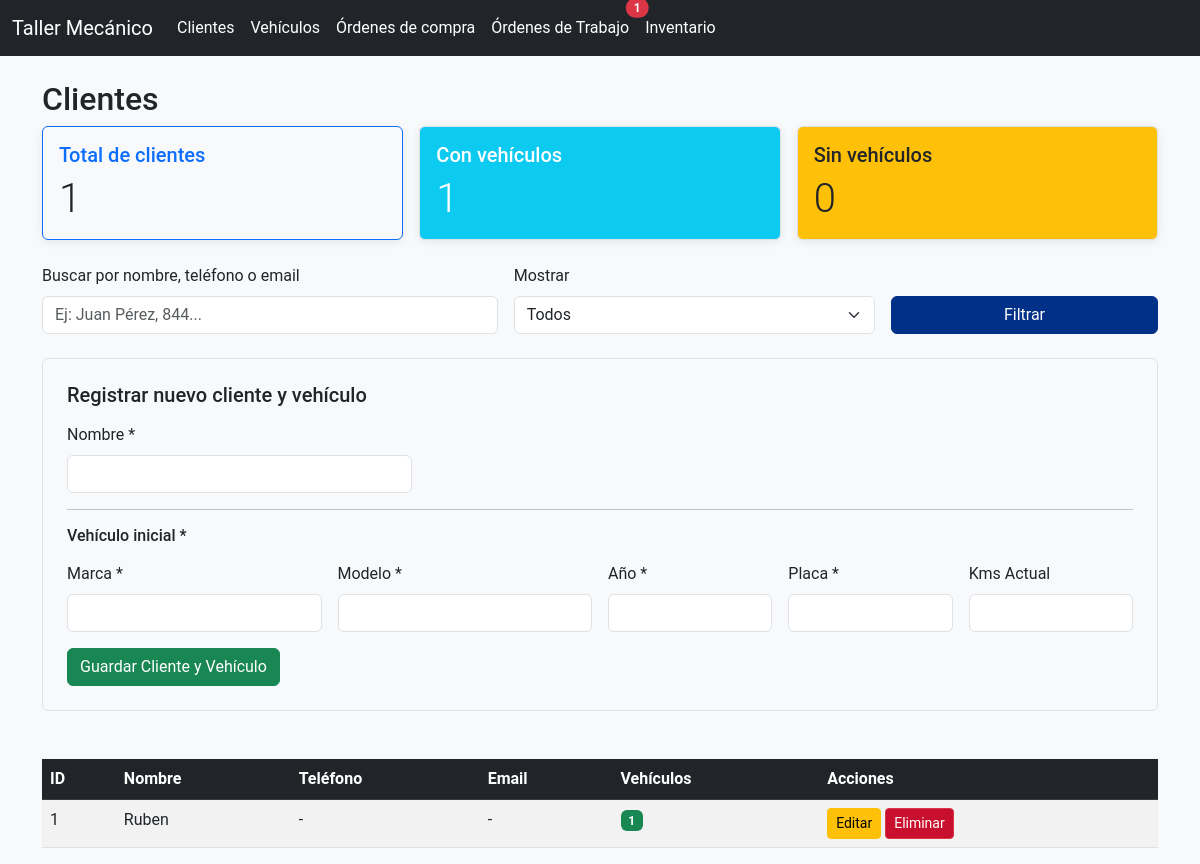
Screenshot of /clientes with the database file from the repository.
### models.py (models this page shows)
class Cliente(db.Model):
    id = db.Column(db.Integer, primary_key=True)
    nombre = db.Column(db.String(100), nullable=False)
    telefono = db.Column(db.String(20))
    email = db.Column(db.String(100))
    vehiculos = db.relationship('Vehiculo', backref='cliente', lazy=True)

### app.py (the view, shortened to what this page needs)
@app.route('/clientes', methods=['GET', 'POST'])
def clientes():
    page = request.args.get('page', 1, type=int)
    busqueda = request.args.get('busqueda', '').strip()
    filtro_vehiculos = request.args.get('filtro_vehiculos', 'todos')  # todos, con_vehiculos, sin_vehiculos
    query = Cliente.query
    if filtro_vehiculos == 'con_vehiculos':
        query = query.join(Vehiculo, isouter=True).group_by(Cliente.id).having(db.func.count(Vehiculo.id) > 0)
    elif filtro_vehiculos == 'sin_vehiculos':
        query = query.outerjoin(Vehiculo).group_by(Cliente.id).having(db.func.count(Vehiculo.id) == 0)
    query = query.order_by(Cliente.nombre.asc())
    paginacion = query.paginate(page=page, per_page=20, error_out=False)
    clientes_lista = paginacion.items
    total_clientes = Cliente.query.count()
    con_vehiculos = Cliente.query.join(Vehiculo).distinct().count()
    sin_vehiculos = total_clientes - con_vehiculos
    return render_template('clientes.html',
                           clientes=clientes_lista,
                           paginacion=paginacion,
                           busqueda=busqueda,
                           filtro_vehiculos=filtro_vehiculos,
                           total_clientes=total_clientes,
                           con_vehiculos=con_vehiculos,
                           sin_vehiculos=sin_vehiculos)

### app.py (called while the page is built)
def get_dashboard_counts():
    from models import OrdenTrabajo, Inventario
    pendientes = OrdenTrabajo.query.filter_by(estado='Pendiente').count()
    en_progreso = OrdenTrabajo.query.filter_by(estado='En progreso').count()
    critico_stock = Inventario.query.filter(Inventario.cantidad <= 5).count()
    return {
        'pendientes': pendientes,
        'en_progreso': en_progreso,
        'critico_stock': critico_stock
    }

@app.context_processor
def inject_dashboard_counts():
    return dict(dashboard_counts=get_dashboard_counts())

### templates/clientes.html (shortened to what this page needs)
{% extends 'base.html' %}
{% block content %}
<h2>Clientes</h2>
<div class="row mb-4 g-3">
    <div class="col-md-4">
        <div class="card bg-light border-primary">
            <div class="card-body">
                <h5 class="card-title text-primary">Total de clientes</h5>
                <p class="card-text display-6">{{ total_clientes }}</p>
            </div>
        </div>
    </div>
    <div class="col-md-4">
        <div class="card bg-info text-white">
            <div class="card-body">
                <h5 class="card-title">Con vehículos</h5>
                <p class="card-text display-6">{{ con_vehiculos }}</p>
            </div>
        </div>
    </div>
    <div class="col-md-4">
        <div class="card bg-warning text-dark">
            <div class="card-body">
                <h5 class="card-title">Sin vehículos</h5>
                <p class="card-text display-6">{{ sin_vehiculos }}</p>
            </div>
        </div>
    </div>
</div>
<form method="GET" class="mb-4">
    <div class="row g-3">
        <div class="col-md-5">
            <label for="busqueda" class="form-label">Buscar por nombre, teléfono o email</label>
            <input type="text" class="form-control" id="busqueda" name="busqueda" value="{{ busqueda }}" placeholder="Ej: Juan Pérez, 844...">
        </div>
        <div class="col-md-4">
            <label for="filtro_vehiculos" class="form-label">Mostrar</label>
            <select class="form-select" id="filtro_vehiculos" name="filtro_vehiculos">
                <option value="todos" {% if filtro_vehiculos == 'todos' %}selected{% endif %}>Todos</option>
            </select>
        </div>
        <div class="col-md-3 d-flex align-items-end">
            <button type="submit" class="btn btn-primary w-100">Filtrar</button>
        </div>
    </div>
</form>
<form method="POST" class="mb-5 border p-4 rounded bg-light">
    <h5 class="mb-3">Registrar nuevo cliente y vehículo</h5>
    <div class="row g-3">
        <div class="col-md-4">
            <label for="nombre" class="form-label">Nombre *</label>
            <input type="text" class="form-control" id="nombre" name="nombre" required>
        </div>
    </div>
    <hr class="my-3">
    <h6 class="mb-3">Vehículo inicial *</h6>
    <div class="row g-3">
        <div class="col-md-3">
            <label for="marca" class="form-label">Marca *</label>
            <input type="text" class="form-control" id="marca" name="marca" required>
        </div>
        <div class="col-md-3">
            <label for="modelo" class="form-label">Modelo *</label>
            <input type="text" class="form-control" id="modelo" name="modelo" required>
        </div>
        <div class="col-md-2">
            <label for="ano" class="form-label">Año *</label>
            <input type="number" class="form-control" id="ano" name="ano" required>
        </div>
        <div class="col-md-2">
            <label for="placa" class="form-label">Placa *</label>
            <input type="text" class="form-control" id="placa" name="placa" required>
        </div>
        <div class="col-md-2">
            <label for="kms_actual" class="form-label">Kms Actual</label>
            <input type="number" class="form-control" id="kms_actual" name="kms_actual">
        </div>
    </div>
    <div class="mt-3">
        <button type="submit" class="btn btn-success">Guardar Cliente y Vehículo</button>
    </div>
</form>
<div class="table-responsive">
    <table class="table table-striped table-hover">
        <thead class="table-dark">
            <tr>
                <th>ID</th>
                <th>Nombre</th>
                <th>Teléfono</th>
                <th>Email</th>
                <th>Vehículos</th>
                <th>Acciones</th>
            </tr>
        </thead>
        <tbody>
            {% for cliente in clientes %}
            <tr>
                <td>{{ cliente.id }}</td>
                <td>{{ cliente.nombre }}</td>
                <td>{{ cliente.telefono or '-' }}</td>
                <td>{{ cliente.email or '-' }}</td>
                <td>
                    {% if cliente.vehiculos %}
                        <span class="badge bg-success">{{ cliente.vehiculos|length }}</span>
                    {% else %}
                        <span class="badge bg-secondary">0</span>
                    {% endif %}
                </td>
                <td>
                    <a href="{{ url_for('editar_cliente', id=cliente.id) }}" class="btn btn-sm btn-warning">Editar</a>
                    <form method="POST" action="{{ url_for('eliminar_cliente', id=cliente.id) }}" style="display:inline;" onsubmit="return confirm('¿Eliminar a {{ cliente.nombre }}?');">
                        <button type="submit" class="btn btn-sm btn-danger">Eliminar</button>
                    </form>
                </td>
            </tr>
            {% else %}
            <tr><td colspan="6" class="text-center py-4">No hay clientes que coincidan con los filtros</td></tr>
            {% endfor %}
        </tbody>
    </table>
</div>
{% endblock %}

### static/styles.css (style rules this page uses)
:root { --primary: #003087; --secondary: #c8102e; --accent: #ff8c00; --dark: #212529; --gray: #6c757d; --light: #f8f9fa; --white: #ffffff; }
body { background-color: var(--light); color: var(--dark); font-family: 'Roboto', sans-serif; }
.btn-primary { background-color: var(--primary); border-color: var(--primary); }
.btn-success { background-color: #198754; }
.btn-danger { background-color: var(--secondary); }
.card { border: 1px solid #dee2e6; box-shadow: 0 2px 10px rgba(0,0,0,0.08); }
.table thead { background-color: var(--primary); color: white; }

### rows the page displays
Cliente: id "1", nombre "Ruben", telefono "-", email "-", vehiculos|length "1"

### other values shown
{{ dashboard_counts.pendientes }} "1"
{{ total_clientes }} "1"
{{ con_vehiculos }} "1"
{{ sin_vehiculos }} "0"
